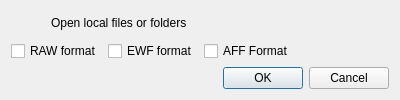
<?xml version="1.0" encoding="UTF-8"?>
<ui version="4.0">
 <class>evidenceDialog</class>
 <widget class="QDialog" name="evidenceDialog">
  <property name="windowModality">
   <enum>Qt::NonModal</enum>
  </property>
  <property name="sizePolicy">
   <sizepolicy hsizetype="Expanding" vsizetype="Expanding">
    <horstretch>0</horstretch>
    <verstretch>15</verstretch>
   </sizepolicy>
  </property>
  <property name="minimumSize">
   <size>
    <width>400</width>
    <height>0</height>
   </size>
  </property>
  <property name="maximumSize">
   <size>
    <width>16777215</width>
    <height>400</height>
   </size>
  </property>
  <property name="windowTitle">
   <string>Select evidence type</string>
  </property>
  <property name="sizeGripEnabled">
   <bool>false</bool>
  </property>
  <layout class="QVBoxLayout" name="verticalLayout" stretch="1,1,50,1">
   <item>
    <layout class="QHBoxLayout" name="horizontalLayout" stretch="1,10">
     <item>
      <widget class="QLabel" name="label_3">
       <property name="sizePolicy">
        <sizepolicy hsizetype="Preferred" vsizetype="Preferred">
         <horstretch>1</horstretch>
         <verstretch>0</verstretch>
        </sizepolicy>
       </property>
       <property name="text">
        <string/>
       </property>
       <property name="pixmap">
        <pixmap resource="gui.qrc">:/fileopen.png</pixmap>
       </property>
      </widget>
     </item>
     <item>
      <widget class="QLabel" name="label">
       <property name="sizePolicy">
        <sizepolicy hsizetype="Preferred" vsizetype="Preferred">
         <horstretch>7</horstretch>
         <verstretch>0</verstretch>
        </sizepolicy>
       </property>
       <property name="text">
        <string>Open local files or folders</string>
       </property>
      </widget>
     </item>
    </layout>
   </item>
   <item>
    <layout class="QHBoxLayout" name="horizontalLayout_2" stretch="1,1,10">
     <item>
      <widget class="QCheckBox" name="rawcheck">
       <property name="sizePolicy">
        <sizepolicy hsizetype="Minimum" vsizetype="Fixed">
         <horstretch>1</horstretch>
         <verstretch>0</verstretch>
        </sizepolicy>
       </property>
       <property name="text">
        <string>RAW format</string>
       </property>
       <property name="autoExclusive">
        <bool>true</bool>
       </property>
      </widget>
     </item>
     <item>
      <widget class="QCheckBox" name="ewfcheck">
       <property name="sizePolicy">
        <sizepolicy hsizetype="Minimum" vsizetype="Minimum">
         <horstretch>7</horstretch>
         <verstretch>0</verstretch>
        </sizepolicy>
       </property>
       <property name="text">
        <string>EWF format</string>
       </property>
       <property name="autoExclusive">
        <bool>true</bool>
       </property>
      </widget>
     </item>
     <item>
      <widget class="QCheckBox" name="affcheck">
       <property name="text">
        <string>AFF Format</string>
       </property>
       <property name="autoExclusive">
        <bool>true</bool>
       </property>
      </widget>
     </item>
    </layout>
   </item>
   <item>
    <layout class="QVBoxLayout" name="pathlayout"/>
   </item>
   <item>
    <widget class="QDialogButtonBox" name="buttonBox">
     <property name="orientation">
      <enum>Qt::Horizontal</enum>
     </property>
     <property name="standardButtons">
      <set>QDialogButtonBox::Cancel|QDialogButtonBox::Ok</set>
     </property>
    </widget>
   </item>
  </layout>
  <action name="actionAdd_evidence_directory">
   <property name="text">
    <string>Add evidence directory</string>
   </property>
  </action>
  <action name="actionAdd_evidence_files">
   <property name="text">
    <string>Add evidence files</string>
   </property>
  </action>
 </widget>
 <resources>
  <include location="gui.qrc"/>
 </resources>
 <connections>
  <connection>
   <sender>buttonBox</sender>
   <signal>accepted()</signal>
   <receiver>evidenceDialog</receiver>
   <slot>accept()</slot>
   <hints>
    <hint type="sourcelabel">
     <x>248</x>
     <y>254</y>
    </hint>
    <hint type="destinationlabel">
     <x>157</x>
     <y>274</y>
    </hint>
   </hints>
  </connection>
  <connection>
   <sender>buttonBox</sender>
   <signal>rejected()</signal>
   <receiver>evidenceDialog</receiver>
   <slot>reject()</slot>
   <hints>
    <hint type="sourcelabel">
     <x>316</x>
     <y>260</y>
    </hint>
    <hint type="destinationlabel">
     <x>286</x>
     <y>274</y>
    </hint>
   </hints>
  </connection>
 </connections>
</ui>
